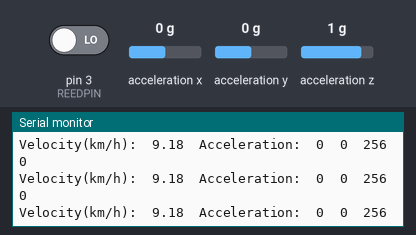
Recording of a sketch running on a simulated Arduino Uno, built with avr-gcc and run on an emulated ATmega328P. Shown: the last lines printed to the serial monitor. Inputs (shaded band) come from the test bench; at power-on: acceleration x 0 g, acceleration y 0 g, acceleration z 1 g, pin 3 (REEDPIN) LOW. Storage starts empty.

Above: at 1.3 s.
1.4 s: acceleration x set to -1.4 g
At 1.54 s:
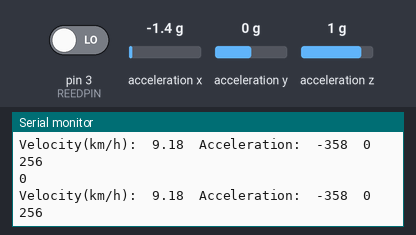
4.4 s: acceleration y set to -1.4 g
At 4.56 s:
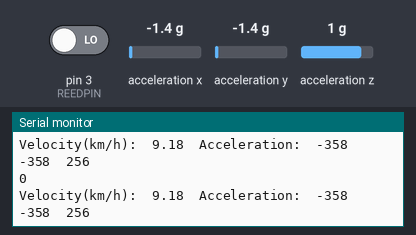
7.4 s: acceleration z set to -1.4 g
At 7.48 s:
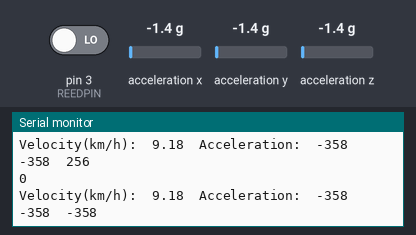
10.4 s: acceleration x set to 0.8 g
At 10.4 s:
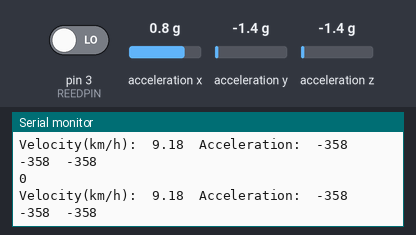
13.4 s: acceleration y set to 0 g
At 13.43 s:
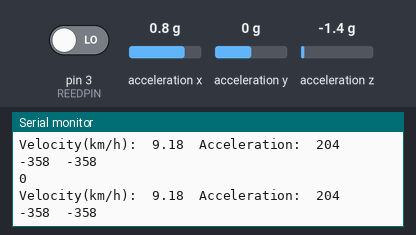
16.4 s: pin 3 (REEDPIN) driven HIGH
Timing chart, 0 to 18.9 s (numbered marks = the images above; inputs shaded):
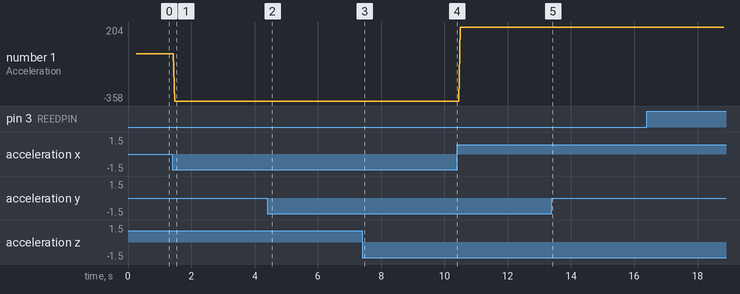

The sketch:

linesensor.ino
```cpp
/*
속도계 핀
DO - 3

가속도계 핀
SDA: A4
SCL: A5

SD 핀
CS    4
SCK   13
MOSI  11
MISO   12
*/

#include "Wire.h"
// I2Cdev and ADXL345 must be installed as libraries, or else the .cpp/.h files
// for both classes must be in the include path of your project
#include "I2Cdev.h"
#include "ADXL345.h"
#include <SD.h>

// ADXL345 변수
ADXL345 accel;
int16_t ax, ay, az;


// SD-CARD 변수
#define SD_CS 4 // SD CARD 의 CS 핀
#define LOGFILE "vel_acc.csv" // 로그 저장할 파일명


//속도계 변수
# define DIAMETER 64 //(cm)
# define ELEM_LENGTH 25.0 //cm
# define REEDPIN 3
bool lastbool, currbool, error; //1이 떨어져있을 때, 0이 가까이 있을 때
unsigned long lasttime, currtime, delta;
float vel;


void setup()
{
  Serial.begin(9600);

  //속도계 세팅
    pinMode(REEDPIN, INPUT);
    currbool = 1;
    lasttime = 0;

  //가속도계 세팅
    Wire.begin();
    while(!Serial){
        ;
    }


  //속도계 연결 검사
    Serial.println("Testing velocity device connections...");
    Serial.println(digitalRead(REEDPIN) ? "velocity device connection successful" : "velocity device connection failed");

  //가속도계 연결 검사
    Serial.println("Initializing Acc devices...");
    accel.initialize();
    // verify connection
    Serial.println("Testing device connections...");
    Serial.println(accel.testConnection() ? "ADXL345 connection successful" : "ADXL345 connection failed");

  //SD 연결 검사
    Serial.println("Serial Port Connected..");
    Serial.println("SD Card Init Start..");
    if(!SD.begin(SD_CS)){
        Serial.println("SD-CARD Initialization failed");
        Serial.println("Exit Program..");
        while(1);
    }
    Serial.println("SD-CARD Initialization done.");

  //파일 생성
    File logFile = SD.open(LOGFILE, FILE_WRITE);
    logFile.println("Vel(km/h), Acc(x), Acc(y), Acc(z)");
    logFile.close();
}


void loop()
{
  //속도 측정
    error = 0;
    lastbool = currbool;
    currbool = digitalRead(REEDPIN);        //검정색 위 1, 하얀색 0
    Serial.println(currbool);
    if(lastbool && !currbool){              //이전상태가 1이고 현재상태가 0이라면(자석이 없어지)
      currtime = millis();
      delta = currtime - lasttime;
      lasttime = currtime;

      vel = (ELEM_LENGTH*2/delta)*36.00;      //km/h
    }

  //가속도 측정
    accel.getAcceleration(&ax, &ay, &az);
    File logFile = SD.open(LOGFILE, FILE_WRITE);

    if(logFile){
        logFile.print(vel); logFile.print(",");
        logFile.print(ax); logFile.print(",");
        logFile.print(ay); logFile.print(",");
        logFile.println(az);
        Serial.print("Velocity(km/h):\t");
        Serial.print(vel); Serial.print("\t");
        Serial.print("Acceleration:\t");
        Serial.print(ax); Serial.print("\t");
        Serial.print(ay); Serial.print("\t");
        Serial.println(az);
        logFile.close();
    }
    else
    {
        Serial.println("error opening datalog file..");
        Serial.println("Exit Program..");
        while(1);
    }
}
```

Measured:
- after the input at 1.4 s, the serial monitor: prints a new line after 0.08 s (image 1)
- after the input at 4.4 s, the serial monitor: prints a new line after 0.09 s (image 2)
- after the input at 7.4 s, the serial monitor: prints a new line after 0.07 s (image 3)
- plotted number 1: 0 → -358 after the input at 1.4 s, -358 → 204 after the input at 10.4 s
